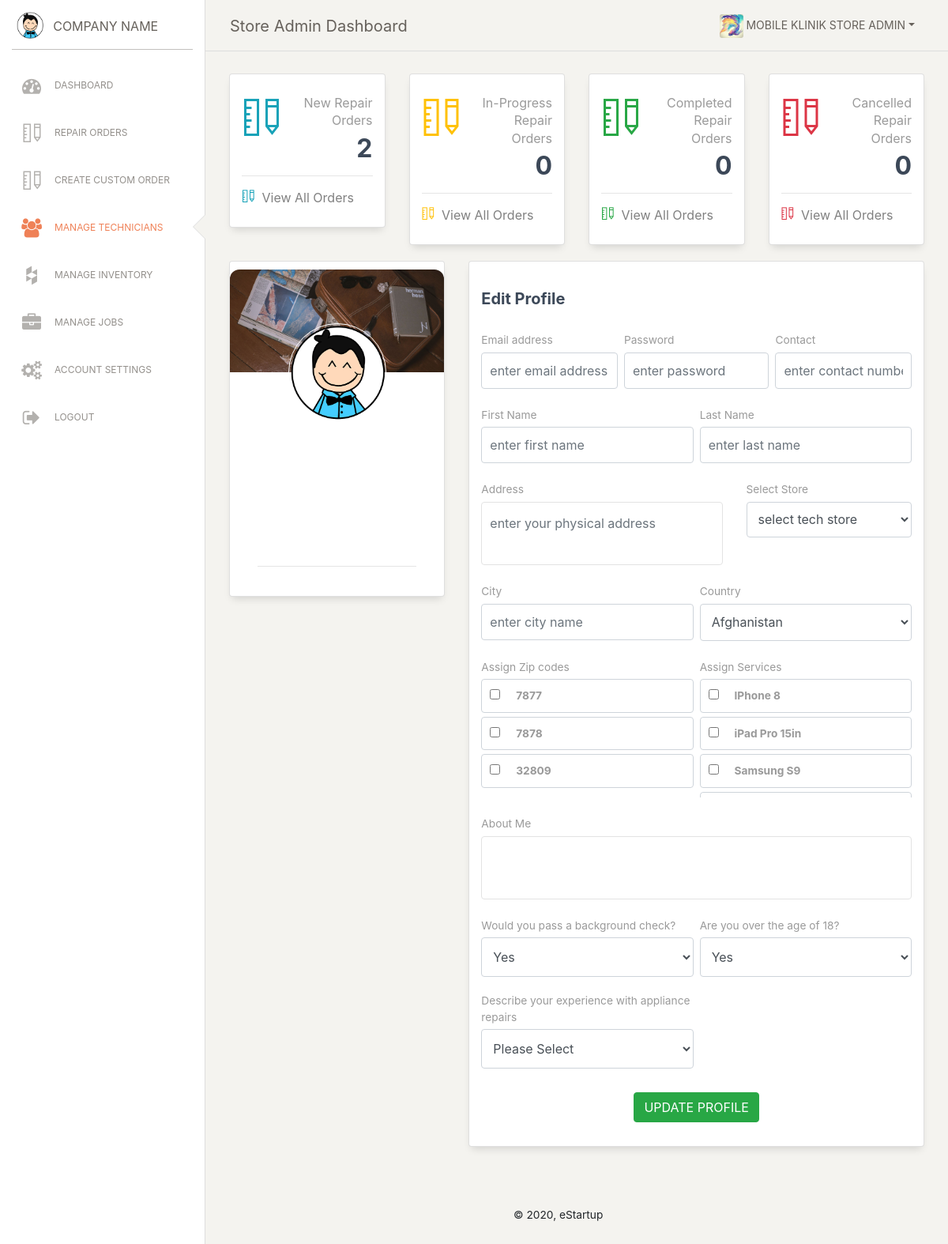
The app's page /portals/store_admin/view_tech.php (signed in) with its own data.
### tables this page shows
CREATE TABLE `zip_codes_tbl` (
  `zip_id` int(10) NOT NULL,
  `zip_code` varchar(10) DEFAULT NULL
);

CREATE TABLE `models_tbl` (
  `model_id` int(10) NOT NULL,
  `model_title` varchar(100) DEFAULT NULL,
  `model_status` varchar(20) DEFAULT NULL,
  `model_pic` varchar(1000) DEFAULT NULL
);

### portals/store_admin/view_tech.php (the view, shortened to what this page needs)
<?php
    include_once('StoreAdminMethods.php');
    $obj=new StoreAdminMethods();
?>
<!DOCTYPE html>
<html lang="en">
<head>
    <?php echo $obj->cssLinks(); ?>
</head>
<body class="">
  <div class="wrapper ">
        <?php include_once('includes/side_bar.php'); ?>
    <div class="main-panel">
        <?php include_once('includes/nav_bar.php'); ?>
      <div class="content">
          <?php include_once('includes/uper_bar.php'); ?>
        <div class="row">
            <div class="col-md-4">
              <div class="card card-user">
                <div class="image">
                  <img src="../assets/img/damir-bosnjak.jpg" alt="...">
                </div>
                <div class="card-body">
                  <div class="author">
                    <a href="#">
                      <img class="avatar border-gray" src="<?php echo '../../uploads/'.$profile_data['tech_pic'] ?>"  onerror="this.src='../assets/img/logo-small.png';">
                      <h5 class="title"><?php echo $profile_data['first_name'].' '.$profile_data['last_name']; ?></h5>
                    </a>
                  </div>
                </div>
                <div class="card-footer">
                  <hr>
                </div>
              </div>
            </div>
            <div class="col-md-8">
              <div class="card card-user">
                <div class="card-header">
                  <h5 class="card-title">Edit Profile</h5>
                </div>
                <div class="card-body">
                  <form action="ExeFile.php" method="post">
                    <div class="row">
                      <div class="col-md-4 pr-1">
                        <div class="form-group">
                          <label for="exampleInputEmail1">Email address</label>
                          <input type="email" class="form-control" name="email_field" placeholder="enter email address" value="<?php echo $profile_data['email']; ?>" required="true">
                        </div>
                      </div>
                      <div class="col-md-4 px-1">
                        <div class="form-group">
                          <label>Password</label>
                          <input type="text" class="form-control" name="password_field" placeholder="enter password" value="<?php echo $profile_data['password']; ?>"  required="true">
                        </div>
                      </div>
                      <div class="col-md-4 pl-1">
                        <div class="form-group">
                          <label for="exampleInputEmail1">Contact</label>
                          <input type="text" name="contact_field" class="form-control" placeholder="enter contact number" value="<?php echo $profile_data['contact_number']; ?>" required="true">
                        </div>
                      </div>
                    </div>
                    <div class="row">
                      <div class="col-md-6 pr-1">
                        <div class="form-group">
                          <label>First Name</label>
                          <input type="text" name="fname_field" class="form-control" placeholder="enter first name" value="<?php echo $profile_data['first_name']; ?>" required="true">
                        </div>
                      </div>
                      <div class="col-md-6 pl-1">
                        <div class="form-group">
                          <label>Last Name</label>
                          <input type="text" name="lname_field" class="form-control" placeholder="enter last name" value="<?php echo $profile_data['last_name']; ?>" required="true">
                        </div>
                      </div>
                    </div>
                    <div class="row">
                      <div class="col-md-7">
                        <div class="form-group">
                          <label>Address</label>
                          <textarea class="form-control" required="true" name="address_field" rows="5" placeholder="enter your physical address"><?php echo $profile_data['address']; ?></textarea>
                        </div>
                      </div>
                      <div class="col-md-5">
                        <div class="form-group">
                          <label>Select Store</label>
                          <select class="form-control" name="store_field" style="height: 45px;">
                            <option value="">select tech store</option>
                          </select>
                        </div>
                      </div>
                    </div>
                    <div class="row">
                      <div class="col-md-6 pr-1">
                        <div class="form-group">
                          <label>City</label>
                          <input type="text" name="city_field" class="form-control" placeholder="enter city name" value="<?php echo $profile_data['city']; ?>" required="true">
                        </div>
                      </div>
                      <div class="col-md-6 pl-1">
                        <div class="form-group">
                          <label>Country</label>
                          <select class="form-control" name="country_field" style="height: 47px;" required="true">
                            <option value="Afghanistan" <?php if($profile_data['country']=='Afghanistan'){echo 'selected=selected';} ?>>Afghanistan</option>
                          </select>
                        </div>
                      </div>
                    </div>
                    <div class="row">
                      <div class="col-md-6 pr-1">
                        <div class="form-group">
                          <label>Assign Zip codes</label>
                            <div class="multiselect" style='overflow-y: scroll; height: 150px;'>
                              <?php
                                $zip_codes=$obj->getAllZipCodes();
                                $stores_zip_relations=$obj->getSingleTechRelationWithZipCodes($profile_data['tech_id']);
                                $zip_ids = array_column($stores_zip_relations, 'zip_id');
                                if(!empty($zip_codes)){
                                  foreach ($zip_codes as $zip) {
                              ?>
                                    <div>
                                      <label class="form-control">
                                        <input type="checkbox" name="zip_codes[]" value="<?php echo $zip['zip_id']; ?>" <?php if(in_array($zip['zip_id'], $zip_ids)) { echo 'checked="checked"'; }?> />
                                        <strong class="ml-3"><?php echo $zip['zip_code']; ?></strong>
                                      </label>
                                    </div>
                              <?php
                                  }
                                }
                              ?>
                            </div>
                          </div>
                      </div>
                      <div class="col-md-6 pl-1">
                        <div class="form-group">
                            <label>Assign Services</label>
                            <div class="multiselect" style='overflow-y: scroll; height: 150px;'>
                            <?php
                              $models=$obj->getAllActiveModels();
                              $stores_models_relations=$obj->getSingleTechRelationWithModels($profile_data['tech_id']);;
                              $models_ids = array_column($stores_models_relations, 'service_id');
                              if(!empty($models)){
                                foreach ($models as $model) {
                            ?>
                                  <div>
                                    <label class="form-control">
                                      <input type="checkbox" name="models[]" value="<?php echo $model['model_id']; ?>" <?php if(in_array($model['model_id'], $models_ids)) { echo 'checked="checked"'; }?> />
                                      <strong class="ml-3"><?php echo $model['model_title']; ?></strong>
                                    </label>
                                  </div>
                            <?php
                                }
                              }
                            ?>
                          </div>
                        </div>
                      </div>
                    </div>
                    <div class="row">
                      <div class="col-md-12">
                        <div class="form-group">
                          <label>About Me</label>
                          <textarea class="form-control" rows="5" name="about_field"><?php echo $profile_data['about_me']; ?></textarea>
                        </div>
                      </div>
                    </div>
                    <div class="row">
                      <div class="col-md-6 pr-1">
                        <div class="form-group">
                          <label>Would you pass a background check? </label>
                          <select class="form-control" style="height: 50px;" name="background_field">
                            <option value="Yes" <?php if($profile_data['background_check']=='Yes'){ echo 'selected';} ?>>Yes</option>
                          </select>
                        </div>
                      </div>
                      <div class="col-md-6 pl-1">
                        <div class="form-group">
                          <label>Are you over the age of 18?</label>
                          <select class="form-control" style="height: 50px;" name="age_field">
                            <option value="Yes" <?php if($profile_data['age_check']=='Yes'){ echo 'selected';} ?>>Yes</option>
                          </select>
                        </div>
                      </div>
                    </div>
                    <div class="row">
                      <div class="col-md-6 pr-1">
                        <div class="form-group">
                          <label>Describe your experience with appliance repairs</label>
                          <select class="form-control" style="height: 50px;" name="experience_field">
                            <option value="">Please Select</option>
                          </select>
                        </div>
                      </div>
                    </div>
                    <div class="row">
                      <div class="update ml-auto mr-auto">
                        <button type="submit" class="btn btn-success btn-round" name="update_tech_btn">Update Profile</button>
                      </div>
                    </div>
                  </form>
                </div>
              </div>
            </div>
        </div>
      </div>
        <?php include_once('includes/footer.php'); ?>
    </div>
  </div>
</body>
</html>

### portals/assets/css/wizard.css (style rules this page uses)
body { background-color: #E5E5E5; color: #3C4858; }
body, h1, h2, h3, h4, h5, h6, .h1, .h2, .h3, .h4 { font-family: "Roboto", "Helvetica", "Arial", sans-serif; font-weight: 300; line-height: 1.5em; }
a { color: #9c27b0; }
* { -webkit-tap-highlight-color: rgba(255, 255, 255, 0); -webkit-tap-highlight-color: transparent; }
.title, .card-title, .wizard-title { font-weight: 700; }
.title, .title a, .card-title, .card-title a, .wizard-title, .wizard-title a { color: #3C4858; text-decoration: none; }
.card { background-color: #1e1e25; padding: 10px 0; width: 100%; border-radius: 6px; background: #1e1e25; }
body { background-color: #eeeeee; }
.title { margin-top: 30px; margin-bottom: 25px; min-height: 32px; font-weight: 500; }

### records on screen
zip_codes_tbl: zip_code "7877"
zip_codes_tbl: zip_code "7878"
zip_codes_tbl: zip_code "32809"
models_tbl: model_title "IPhone 8"
models_tbl: model_title "iPad Pro 15in"
models_tbl: model_title "Samsung S9"

### other values on screen
$_SESSION['logged_in_name'] "MOBILE KLINIK STORE ADMIN"
$total_count "2"
$total_count "0"
